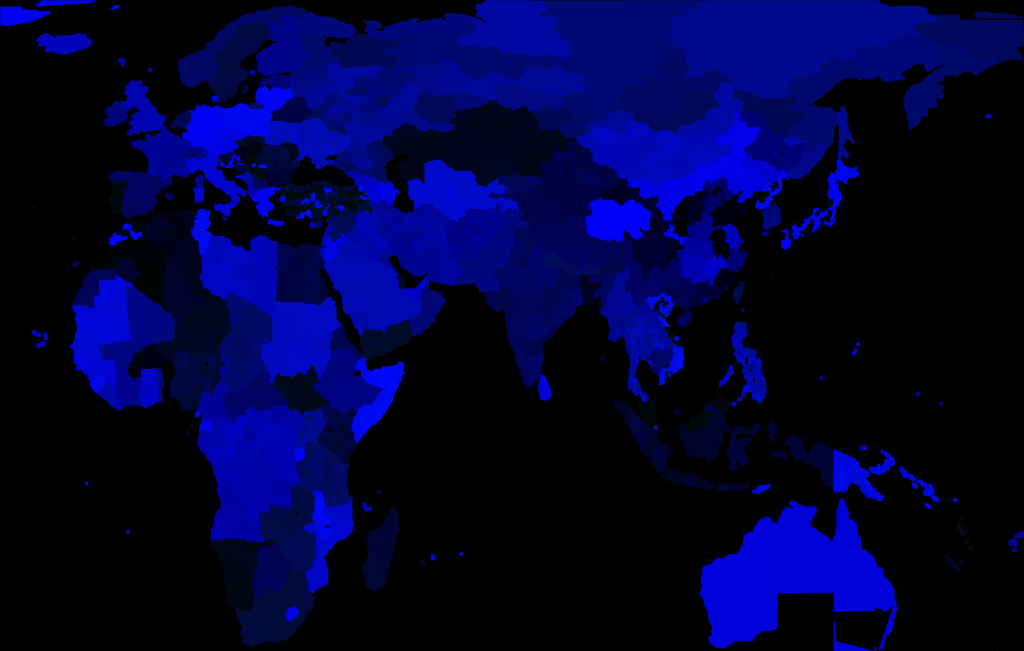
#> input picture chunqiu-baye/assets/image/province_id.png, 4096 x 2603 px, found by its file name (shown at 1/4 size)
$ python gen_neutral_tiles.py
#> lines starting #> are read from the running program, lines starting #| are printed output that depends on the picture
#!/usr/bin/env python3
"""
[工具] 生成"无主底图"瓦片（剧本编辑器专用）：
  把 map_political.png 中所有可玩(非 isWasteland)省的像素染成无主羊皮纸色，
  沙漠/海/暗色边界线保留 → 编辑器不再显示任何旧国家颜色。
输出：assets/image/eu4/neutral_tiles/map_TX_TY.png（与 gen_tiles.py 同切法）
用法：python3 gen_neutral_tiles.py
"""
import argparse
import os
import re
import glob
import numpy as np
from PIL import Image

ROOT = os.path.dirname(os.path.abspath(__file__))

# 2026-09-15 参数化（和 gen_eu4_map.py 同一套思路）：一份脚本给两个包用
#   python3 gen_neutral_tiles.py                        → eu4（行为不变）
#   python3 gen_neutral_tiles.py --pack world --no-tiles → world（只出整图，不切瓦片）
PACK_ID = 'eu4'
GEN_TILES = True
SRC_ID = None
SRC_POL = None
OUT_DIR = None
TILE = 1024


def configure(pack_id, gen_tiles):
    global PACK_ID, GEN_TILES, SRC_ID, SRC_POL, OUT_DIR
    PACK_ID = pack_id
    GEN_TILES = gen_tiles
    base = os.path.join(ROOT, 'assets', 'image', pack_id)
    SRC_ID = os.path.join(base, 'province_id.png')
    SRC_POL = os.path.join(base, 'map_political.png')
    OUT_DIR = os.path.join(base, 'neutral_tiles')
    print(f'[{PACK_ID}] 无主底图：源 {base}')
UNOWNED = (210, 196, 158)          # 无主羊皮纸色（与 MapRenderer UNOWNED_RGB 一致）
SEA = (156, 183, 212)              # 海色（补齐/边缘）
DARK_SUM = 250                     # 低于此亮度和视为边界/暗线，不染色（各势力色 R+G+B 均 > 300）

# 边缘出血：每块瓦片向外多带 PAD 源像素（与 MapRenderer.TILE_PAD 必须一致），
# 消除缩小时瓦片接缝处的横竖细线。
PAD = 4


def paste_tile_padded(img, x0, y0, size, out_path, fill):
    """切出 [x0,x0+size)² 并外扩 PAD 像素出血边，保存为 (size+2*PAD)²。越界处填 fill。"""
    w, h = img.size
    canvas = Image.new('RGB', (size + PAD * 2, size + PAD * 2), fill)
    sx0, sy0 = x0 - PAD, y0 - PAD
    cx0, cy0 = max(sx0, 0), max(sy0, 0)
    cx1, cy1 = min(sx0 + size + PAD * 2, w), min(sy0 + size + PAD * 2, h)
    if cx0 < cx1 and cy0 < cy1:
        canvas.paste(img.crop((cx0, cy0, cx1, cy1)), (cx0 - sx0, cy0 - sy0))
    canvas.save(out_path, optimize=True)


def parse_wasteland():
    """解析**当前包**的省数据:省id -> 是否 isWasteland"""
    wasteland = {}
    for f in sorted(glob.glob(os.path.join(ROOT, 'scripts', 'data', 'mappacks', PACK_ID, 'Provinces_*.lua'))):
        with open(f, encoding='utf-8') as fh:
            for line in fh:
                line = line.strip()
                if not line.startswith('{'):
                    continue
                m = re.match(r'\{id=(\d+)', line)
                if m:
                    pid = int(m.group(1))
                    wasteland[pid] = ('isWasteland=true' in line)
    return wasteland


def main():
    wasteland = parse_wasteland()
    print(f'[Neutral] 省数 {len(wasteland)}, 沙漠省 {sum(wasteland.values())}')

    idim = Image.open(SRC_ID).convert('RGB')
#> idim is the input picture: PIL image 4096x2603 RGB; mean R, G, B 0, 2.5, 57.1
    pol = Image.open(SRC_POL).convert('RGB')
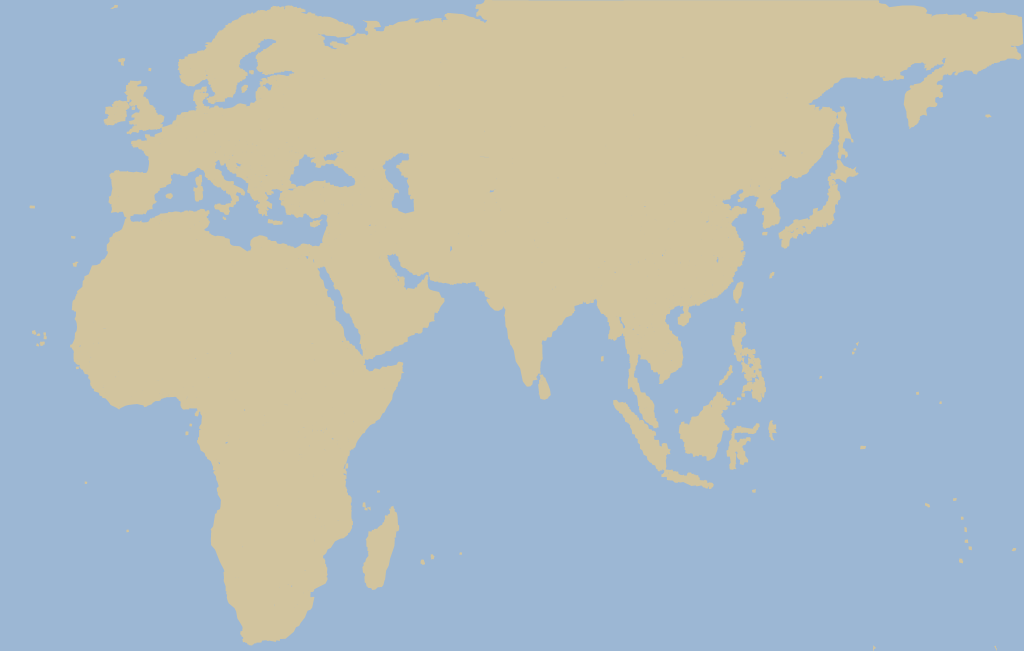
#> input picture chunqiu-baye/assets/image/map_political.png, 4096 x 2603 px, found by its file name (shown at 1/4 size)
#> pol is the input picture: PIL image 4096x2603 RGB; mean R, G, B 178, 188.3, 190
    assert idim.size == pol.size, f'尺寸不一致 {idim.size} vs {pol.size}'
    w, h = pol.size
#> w = 4096; h = 2603

    idar = np.asarray(idim, dtype=np.int32)
    parr = np.asarray(pol, dtype=np.int32)

    # 位图像素 RGB = (R=0, G=id>>8, B=id&0xFF)
    id_map = idar[..., 1] * 256 + idar[..., 2]
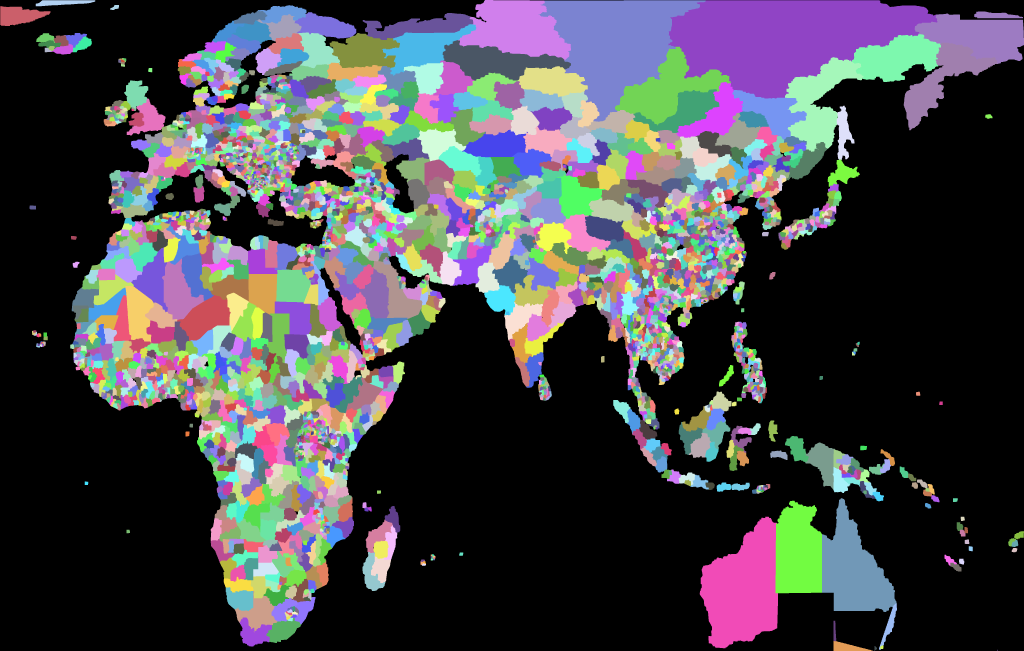
#> id_map: shape (2603, 4096) int32 (shown at 1/4 size); 2891 distinct labels, from 0 to 2905; one colour per label, 0 black
    lut = np.zeros(6000, dtype=bool)
    for pid, ws in wasteland.items():
        if not ws:
            lut[pid] = True
    free = lut[np.clip(id_map, 0, 5999)]          # True = 可玩省像素
#> free: shape (2603, 4096) bool; every value is 0

    # 暗色(省界/岸线/文字)保留；亮色块(旧国家色)染成无主羊皮纸
    lum = parr[..., 0].astype(np.int32) + parr[..., 1].astype(np.int32) + parr[..., 2].astype(np.int32)
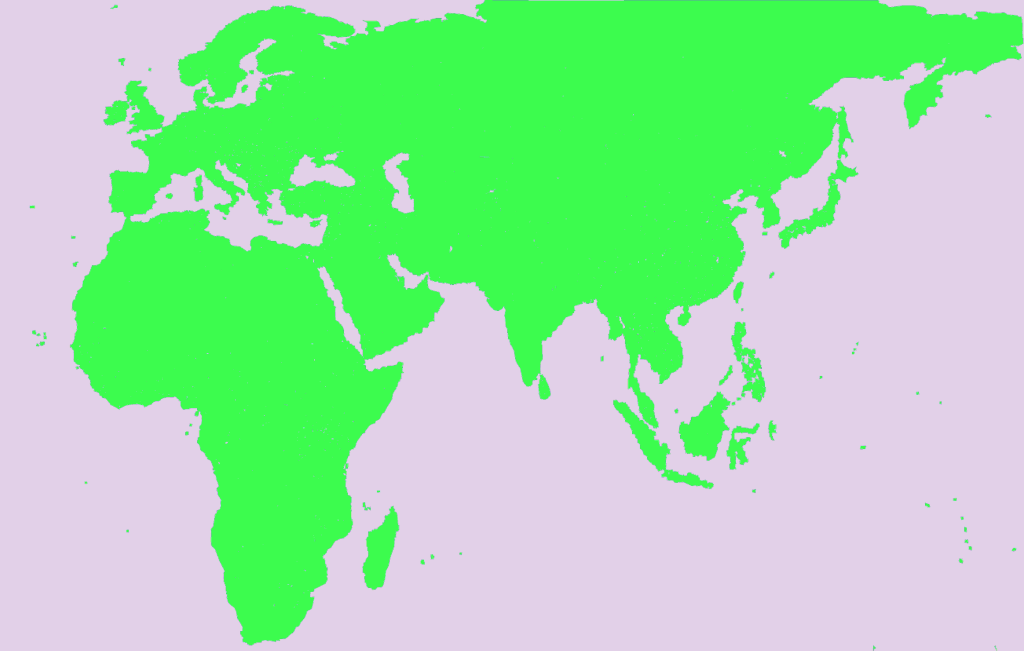
#> lum: shape (2603, 4096) int32 (shown at 1/4 size); 21 distinct labels, from 547 to 567; one colour per label, 0 black
    apply = free & (lum >= DARK_SUM)
    npx = int(apply.sum())
#> npx = 0
    parr[apply, 0] = UNOWNED[0]
    parr[apply, 1] = UNOWNED[1]
    parr[apply, 2] = UNOWNED[2]
    print(f'[Neutral] 染色像素 {npx} ({npx / (w * h) * 100:.1f}%)')
#| [Neutral] 染色像素 0 (0.0%)

    out = Image.fromarray(parr.astype(np.uint8), 'RGB')
    base = os.path.join(ROOT, 'assets', 'image', PACK_ID)

    # ---- 整图（运行时真正用到的）：无主整图 + 两个半分辨率图 ----
    #   为什么要在这里一起出：make_whole_images.py 是把**瓦片**拼回整图的，
    #   而整图才是主线（瓦片只是回退）。直接从内存里的 out 出整图更直接，也不依赖瓦片。
    whole_neutral = os.path.join(base, 'map_neutral.png')
    out.save(whole_neutral, optimize=True)
    print(f'[Neutral] 无主整图 → {whole_neutral} {out.size} {os.path.getsize(whole_neutral)//1024}KB')
#| [Neutral] 无主整图 → chunqiu-baye/assets/image/eu4/map_neutral.png (4096, 2603) 396KB

    out.resize((w // 2, h // 2), Image.LANCZOS).save(
        os.path.join(base, 'map_neutral_half.png'), optimize=True)
    pol = Image.open(SRC_POL).convert('RGB')
    pol.resize((w // 2, h // 2), Image.LANCZOS).save(
        os.path.join(base, 'map_political_half.png'), optimize=True)
    print(f'[Neutral] 半分辨率图（无主 + 政治）已写，尺寸 {w // 2}×{h // 2}')
#| [Neutral] 半分辨率图（无主 + 政治）已写，尺寸 2048×1301

    # ---- 瓦片（回退路径；主线用整图，不需要）----
    if GEN_TILES:
        os.makedirs(OUT_DIR, exist_ok=True)
        n = 0
        for ty in range(0, h, TILE):
            for tx in range(0, w, TILE):
                paste_tile_padded(out, tx, ty, TILE,
                                  os.path.join(OUT_DIR, f'map_{tx // TILE}_{ty // TILE}.png'), SEA)
                n += 1
#> this loop made 3 passes
#> pass 1, in paste_tile_padded, `canvas = Image.new('RGB', (size + PAD * 2, size + PAD * 2), fill)`:
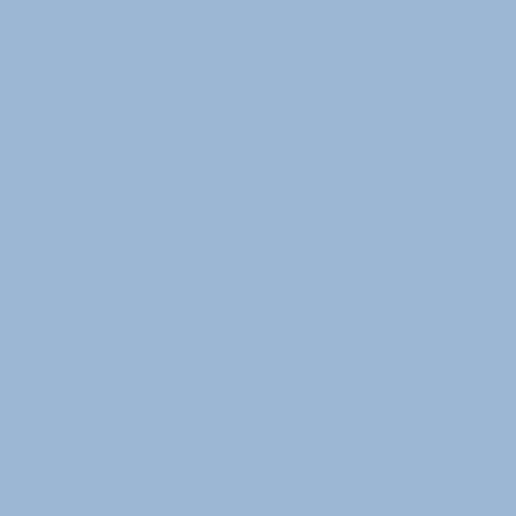
#> canvas: PIL image 1032x1032 RGB (shown at 1/2 size); mean R, G, B 156, 183, 212
#> pass 1, in paste_tile_padded, `canvas.save(out_path, optimize=True)`:
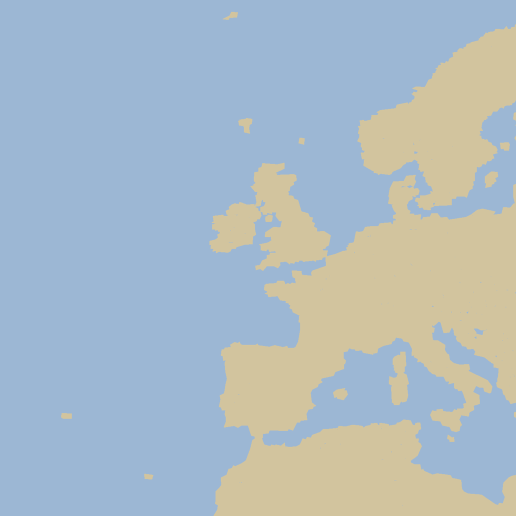
#> saved as map_0_0.png: PIL image 1032x1032 RGB (shown at 1/2 size); mean R, G, B 172.3, 186.9, 195.7
#> pass 1, in paste_tile_padded (call 2), `canvas.save(out_path, optimize=True)`:
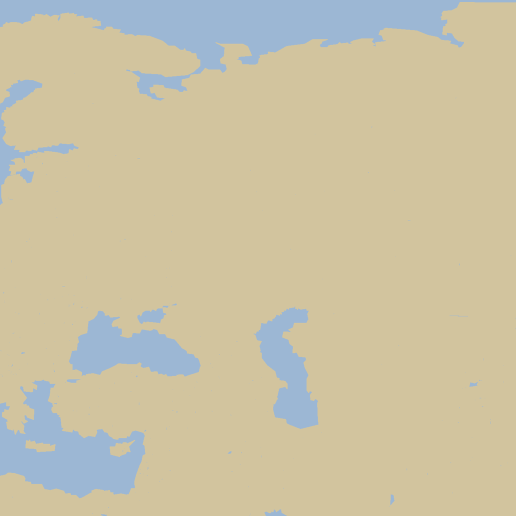
#> saved as map_1_0.png: PIL image 1032x1032 RGB (shown at 1/2 size); mean R, G, B 202.4, 194.2, 165.6
#> pass 1, in paste_tile_padded (call 3), `canvas.save(out_path, optimize=True)`:
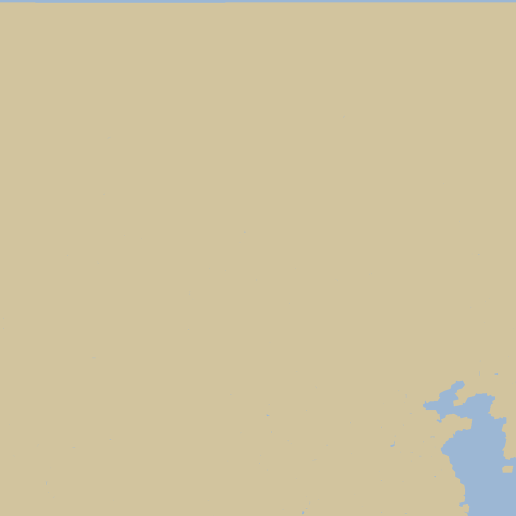
#> saved as map_2_0.png: PIL image 1032x1032 RGB (shown at 1/2 size); mean R, G, B 208.4, 195.6, 159.6
#> after the loop, n = 12
        print(f'[Neutral] 已生成 {n} 张瓦片（出血 {PAD}px）→ {OUT_DIR}')
#| [Neutral] 已生成 12 张瓦片（出血 4px）→ chunqiu-baye/assets/image/eu4/neutral_tiles
    else:
        print(f'[{PACK_ID}] 跳过无主瓦片（--no-tiles）')


if __name__ == '__main__':
    ap = argparse.ArgumentParser(description='无主底图生成器（整图 + 半图，可选瓦片）')
    ap.add_argument('--pack', default='eu4', help='包 id，默认 eu4')
    ap.add_argument('--no-tiles', action='store_true', help='不切瓦片（只出整图）')
    a = ap.parse_args()
    configure(a.pack, not a.no_tiles)
    main()
